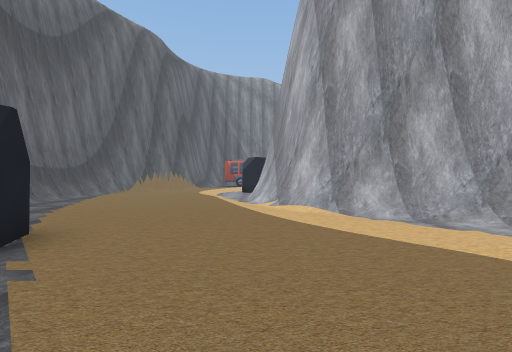
View 1 (above)

24 first-person views from a walk through a scene from a Unity 3-D project. The camera is 1.4 m above the floor, looks level and sees 90° across. The floor is counted in squares, 2 m on a side. Each view is taken from the middle of a square. On the plan, view 1 faces up. The plan holds only what a view shows up to about 9 squares ahead; the rest is blank. The place goes on beyond the plan.

View 2
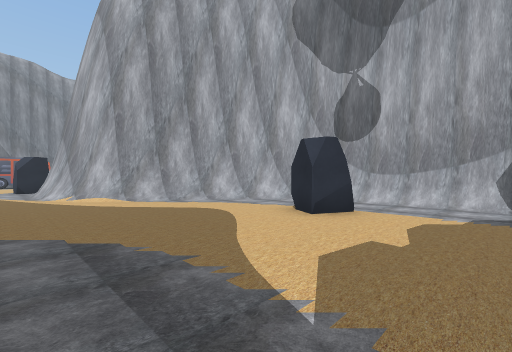

View 3
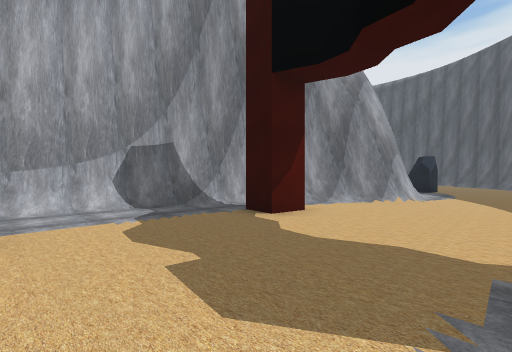

View 4
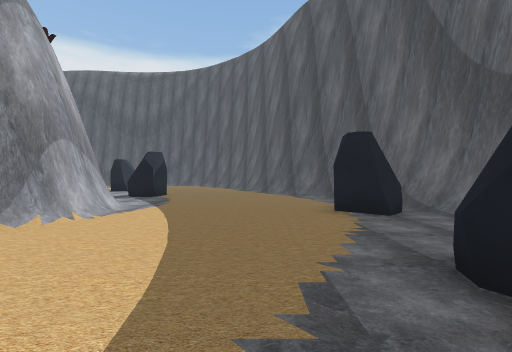

View 5
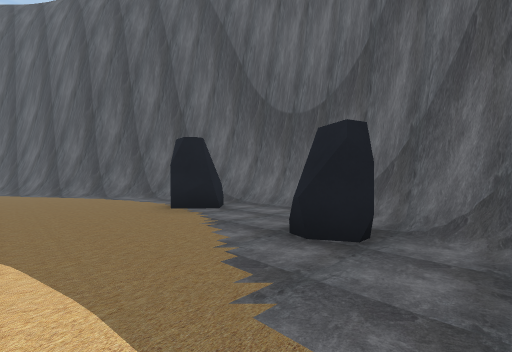

View 6
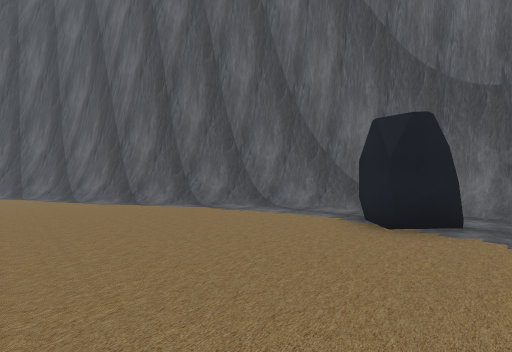

View 7
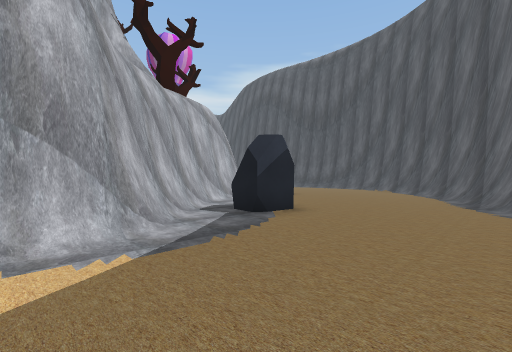

View 8
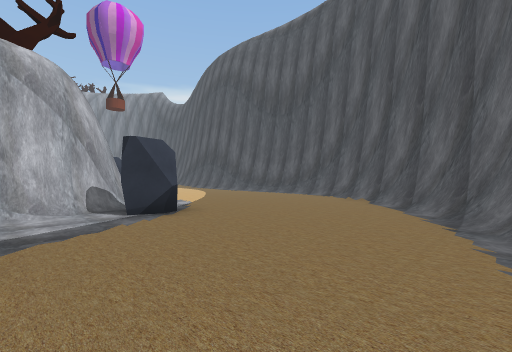

View 9
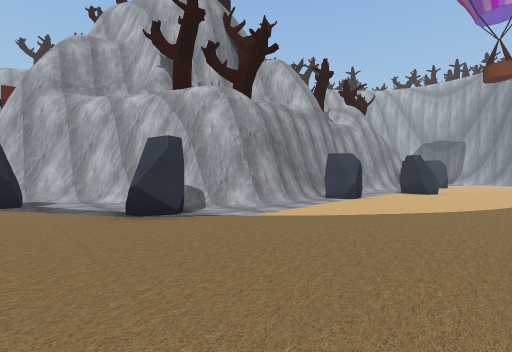

View 10
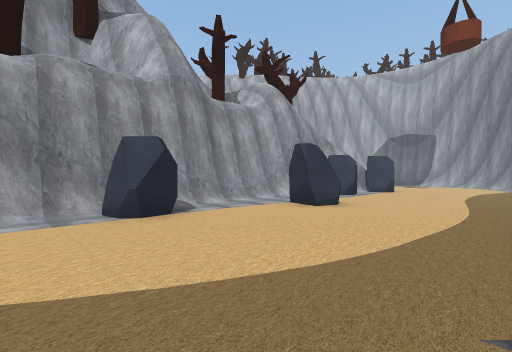

View 11
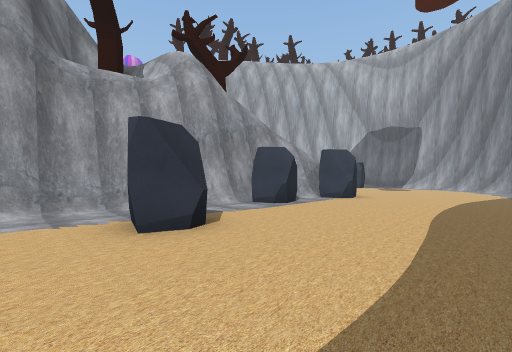

View 12
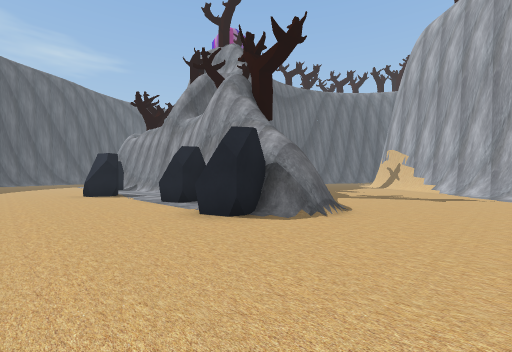

View 13
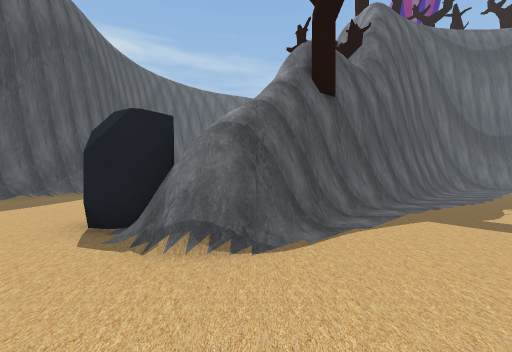

View 14
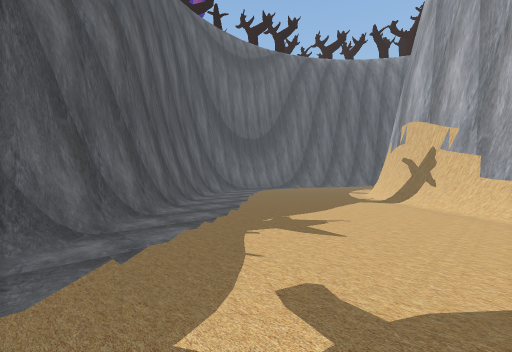

View 15
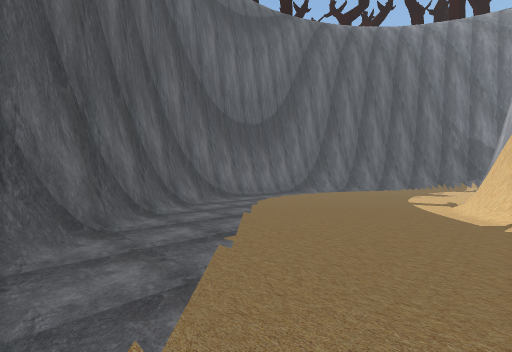

View 16
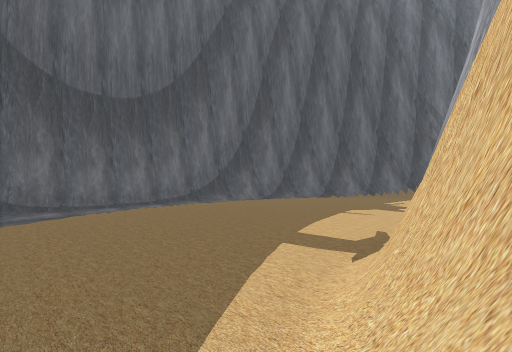

View 17
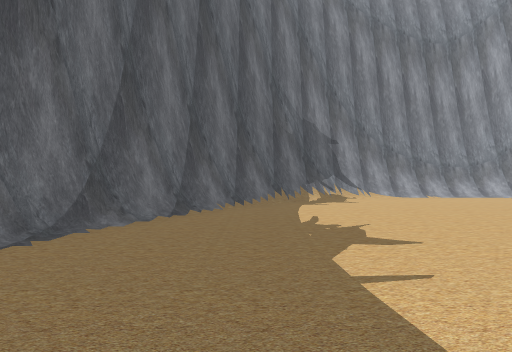

View 18
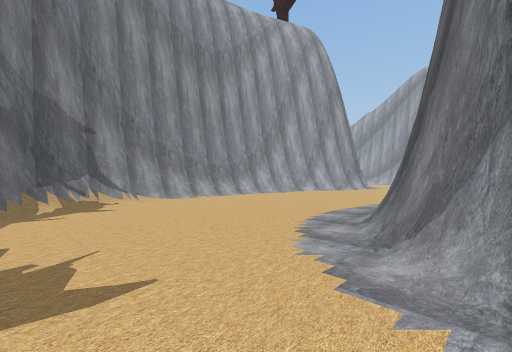

View 19
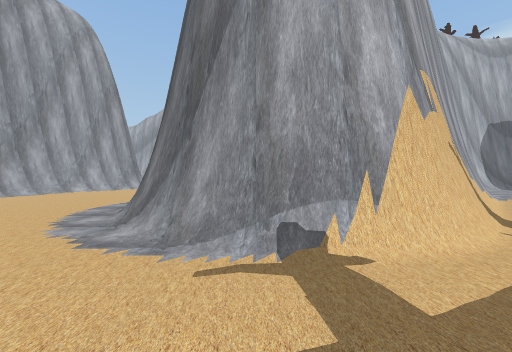

View 20
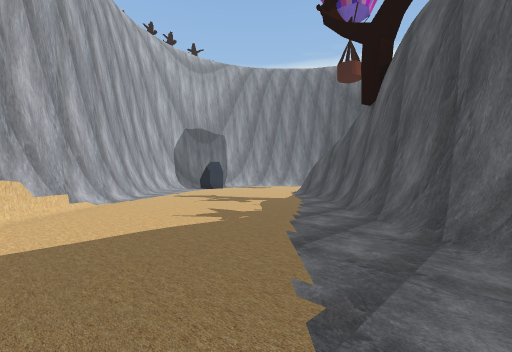

View 21
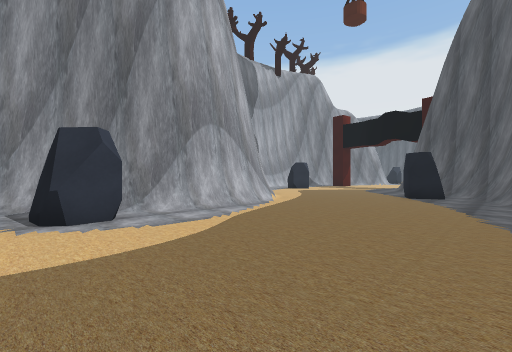

View 22
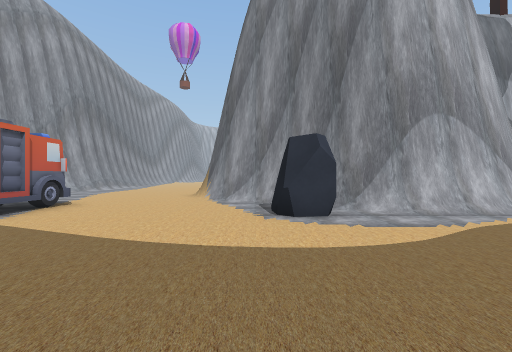

View 23
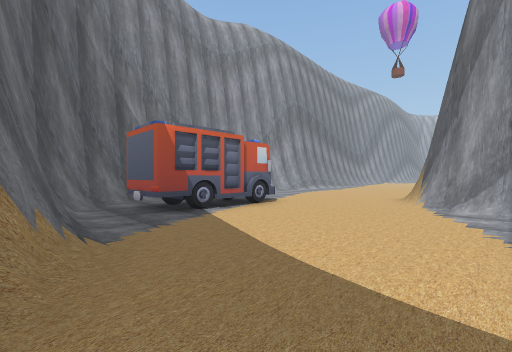

View 24
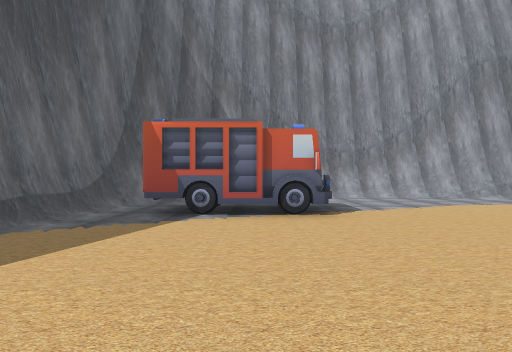

### Floor plan
Key: @ floor where view 1 was taken; # wall or solid block; x gap in a wall; . floor; / step, stairs or slope; R rock; O other object.
Columns run from 6 left of view 1 to 25 right of it. Each row starts with its distance up from view 1.
 21         ######
 20    ###  ....###
 19    #..  ......
 18   ##OO O.....
 17   #.O##O....
 16   #.........
 15   #.........
 14   #.......#
 13   .......##
 12  .......##
 11  .....R.#
 10  ......#
  9 #.....##
  8 /.....##
  7 #.....##
  6  ...../##                #######
  5  ....../##             ###......
  4  ........###         ###........
  3  #.R.......##       ##..........
  2  #.R........#       #...........
  1  ##  .......       ##...........
  0   #  .@..RR./#     #...........
 -1      ......./#    ##......##
 -2      /....../#    #......##
 -3      /......##    #......#
 -4       ......#     #......#
 -5   ##......x##     #......##
 -6  ##R.......#      #.......##
 -7  #.R......#       ##.......##
 -8  #.......##        #........##
 -9  #......##         ##........##
-10  #RR....##          ##........##
-11  #.......#           ##........#
-12  ##......##           ##........
-13   #.......##           ##.......
-14   ##.....R.##           ##......
-15    #........#            #......
-16    ##.......##           ###....
-17     ##.....R.################...
-18      #...........R......R####...
-19      #/.............RR..R..R....
-20      ##/.............R..........
-21       ##........................
-22        ##/......................
-23         ##/.   .................

Positions as (right, up) in squares from view 1, and headings:
1: (0, 0), facing up
2: (-1, -3), facing up-right
3: (0, -1), facing down-right
4: (-1, -5), facing down
5: (0, -5), facing down-left
6: (1, -9), facing down-left
7: (-1, -10), facing down-right
8: (0, -15), facing down-right
9: (3, -22), facing up-right
10: (9, -23), facing up-right
11: (13, -23), facing up-right
12: (25, -22), facing up-left
13: (25, -17), facing left
14: (22, -14), facing up-left
15: (19, -11), facing up-left
16: (19, -6), facing up-left
17: (16, -3), facing up
18: (17, -2), facing up-right
19: (16, -3), facing right
20: (16, -8), facing down-right
21: (-5, 12), facing down-right
22: (-5, 12), facing right
23: (-4, 12), facing up-right
24: (0, 12), facing up
